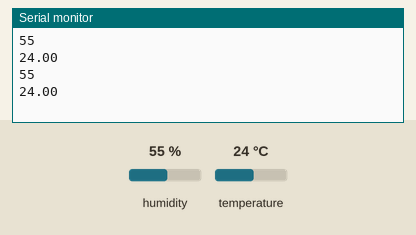
This sketch was run on a simulated ESP32. On the bench: the last lines printed to the serial monitor. Inputs (shaded band) come from the test bench; at power-on: humidity 55 %, temperature 24 °C. WiFi joins after 1.5 s; servers stay silent unless stated.

Above: at 3.0 s.
3.1 s: humidity set to 22 %
At 4.4 s:
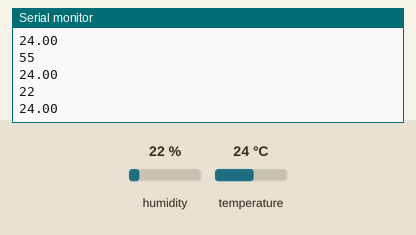
4.6 s: temperature set to 12 °C
At 6.0 s:
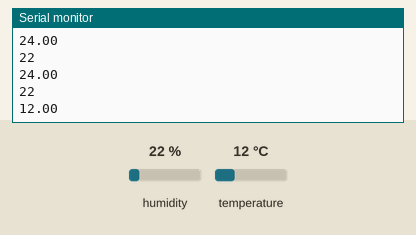
6.1 s: humidity set to 40 %
At 7.3 s:
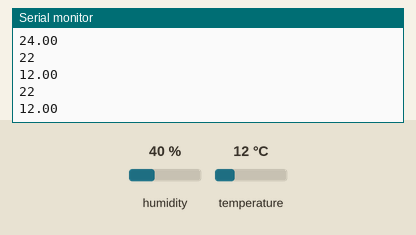
Timing chart, 0 to 9.1 s (numbered marks = the images above; inputs shaded):
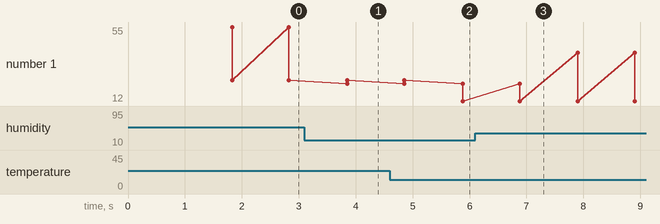

The sketch:

DHT.ino
```cpp
#define BLYNK_PRINT Serial
#define BLYNK_TEMPLATE_ID "TMPL3bIkRJQz8"
#define BLYNK_TEMPLATE_NAME "DHT11"
#define BLYNK_AUTH_TOKEN "3eKFlLhJlJuZ_yRgtP9osK7EhVfCl3Uj"

#include <WiFi.h>
#include <BlynkSimpleEsp32.h>
#include <DHT.h>

DHT dht(2,DHT11);

char SSID[] = "EIOT";
char PASS[] = "GsBt@333";
char AUTH[] = BLYNK_AUTH_TOKEN;

void setup()
{
  Serial.begin(9600);
  Blynk.begin(AUTH, SSID, PASS);
  dht.begin();


}

void loop()
{
  Blynk.run();
  int hum = dht.readHumidity();
  float temp = dht.readTemperature();
  Serial.println(hum);
  Serial.println(temp);
  Blynk.virtualWrite(V0,hum);
  Blynk.virtualWrite(V1,temp);
  delay(1000);
}
```

Measured:
- after the input at 3.1 s, the serial monitor: prints a new line after 0.75 s (image 1)
- after the input at 4.6 s, the serial monitor: prints a new line after 1.3 s (image 2)
- plotted number 1: 24 → 12 after the input at 4.6 s
